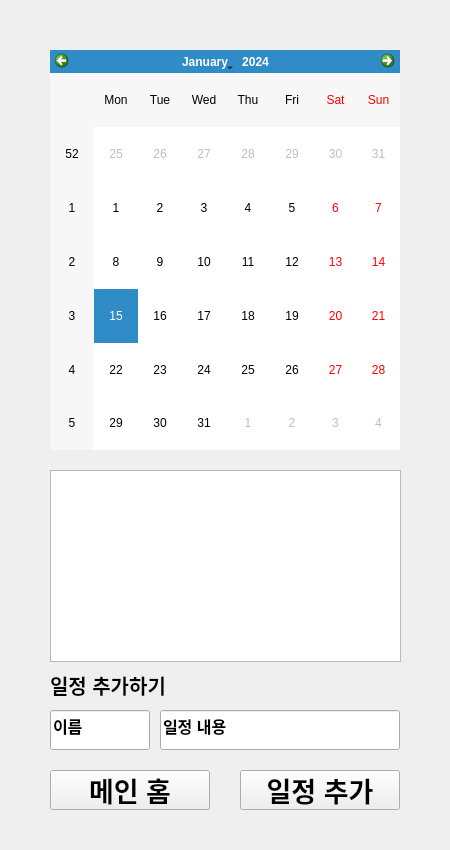
<?xml version="1.0" encoding="UTF-8"?>
<ui version="4.0">
 <class>studentP</class>
 <widget class="QWidget" name="studentP">
  <property name="geometry">
   <rect>
    <x>0</x>
    <y>0</y>
    <width>450</width>
    <height>850</height>
   </rect>
  </property>
  <property name="windowTitle">
   <string>Form</string>
  </property>
  <widget class="QStackedWidget" name="studentStack">
   <property name="geometry">
    <rect>
     <x>0</x>
     <y>0</y>
     <width>450</width>
     <height>850</height>
    </rect>
   </property>
   <property name="font">
    <font>
     <pointsize>16</pointsize>
     <weight>75</weight>
     <bold>true</bold>
    </font>
   </property>
   <property name="currentIndex">
    <number>3</number>
   </property>
   <widget class="QWidget" name="studentMain">
    <widget class="QPushButton" name="moveAtten">
     <property name="geometry">
      <rect>
       <x>170</x>
       <y>660</y>
       <width>100</width>
       <height>50</height>
      </rect>
     </property>
     <property name="font">
      <font>
       <pointsize>15</pointsize>
       <weight>75</weight>
       <bold>true</bold>
      </font>
     </property>
     <property name="text">
      <string>출결</string>
     </property>
    </widget>
    <widget class="QPushButton" name="logoutButton">
     <property name="geometry">
      <rect>
       <x>340</x>
       <y>10</y>
       <width>100</width>
       <height>50</height>
      </rect>
     </property>
     <property name="font">
      <font>
       <pointsize>15</pointsize>
       <weight>75</weight>
       <bold>true</bold>
      </font>
     </property>
     <property name="text">
      <string>로그아웃</string>
     </property>
    </widget>
    <widget class="QPushButton" name="moveMessage">
     <property name="geometry">
      <rect>
       <x>170</x>
       <y>150</y>
       <width>100</width>
       <height>50</height>
      </rect>
     </property>
     <property name="font">
      <font>
       <pointsize>15</pointsize>
       <weight>75</weight>
       <bold>true</bold>
      </font>
     </property>
     <property name="text">
      <string>메시지</string>
     </property>
    </widget>
    <widget class="QPushButton" name="moveCalendar">
     <property name="geometry">
      <rect>
       <x>170</x>
       <y>490</y>
       <width>100</width>
       <height>50</height>
      </rect>
     </property>
     <property name="font">
      <font>
       <pointsize>15</pointsize>
       <weight>75</weight>
       <bold>true</bold>
      </font>
     </property>
     <property name="text">
      <string>일정</string>
     </property>
    </widget>
    <widget class="QLabel" name="userName">
     <property name="geometry">
      <rect>
       <x>0</x>
       <y>30</y>
       <width>120</width>
       <height>30</height>
      </rect>
     </property>
     <property name="font">
      <font>
       <pointsize>16</pointsize>
       <weight>75</weight>
       <bold>true</bold>
      </font>
     </property>
     <property name="text">
      <string>학생 이름</string>
     </property>
     <property name="alignment">
      <set>Qt::AlignRight|Qt::AlignTrailing|Qt::AlignVCenter</set>
     </property>
    </widget>
    <widget class="QPushButton" name="moveChat">
     <property name="geometry">
      <rect>
       <x>170</x>
       <y>320</y>
       <width>100</width>
       <height>50</height>
      </rect>
     </property>
     <property name="font">
      <font>
       <pointsize>15</pointsize>
       <weight>75</weight>
       <bold>true</bold>
      </font>
     </property>
     <property name="text">
      <string>채팅</string>
     </property>
    </widget>
    <widget class="QLabel" name="label_2">
     <property name="geometry">
      <rect>
       <x>120</x>
       <y>30</y>
       <width>40</width>
       <height>30</height>
      </rect>
     </property>
     <property name="font">
      <font>
       <pointsize>16</pointsize>
       <weight>75</weight>
       <bold>true</bold>
      </font>
     </property>
     <property name="text">
      <string>님</string>
     </property>
    </widget>
    <widget class="QLabel" name="chatA">
     <property name="geometry">
      <rect>
       <x>270</x>
       <y>320</y>
       <width>50</width>
       <height>50</height>
      </rect>
     </property>
     <property name="font">
      <font>
       <pointsize>16</pointsize>
       <weight>75</weight>
       <bold>true</bold>
      </font>
     </property>
     <property name="text">
      <string>0</string>
     </property>
     <property name="alignment">
      <set>Qt::AlignCenter</set>
     </property>
    </widget>
   </widget>
   <widget class="QWidget" name="studentMessage">
    <widget class="QPushButton" name="sendMessage">
     <property name="geometry">
      <rect>
       <x>300</x>
       <y>590</y>
       <width>120</width>
       <height>60</height>
      </rect>
     </property>
     <property name="font">
      <font>
       <pointsize>12</pointsize>
       <weight>75</weight>
       <bold>true</bold>
      </font>
     </property>
     <property name="text">
      <string>메시지 보내기</string>
     </property>
    </widget>
    <widget class="QPushButton" name="mainHome_2">
     <property name="geometry">
      <rect>
       <x>300</x>
       <y>700</y>
       <width>120</width>
       <height>60</height>
      </rect>
     </property>
     <property name="font">
      <font>
       <pointsize>12</pointsize>
       <weight>75</weight>
       <bold>true</bold>
      </font>
     </property>
     <property name="text">
      <string>메인 홈</string>
     </property>
    </widget>
    <widget class="QComboBox" name="teacherSet">
     <property name="geometry">
      <rect>
       <x>30</x>
       <y>220</y>
       <width>100</width>
       <height>40</height>
      </rect>
     </property>
     <property name="font">
      <font>
       <pointsize>16</pointsize>
       <weight>75</weight>
       <bold>true</bold>
      </font>
     </property>
     <item>
      <property name="text">
       <string>이상복</string>
      </property>
     </item>
     <item>
      <property name="text">
       <string>류홍걸</string>
      </property>
     </item>
     <item>
      <property name="text">
       <string>조동현</string>
      </property>
     </item>
    </widget>
    <widget class="QLabel" name="studentName">
     <property name="geometry">
      <rect>
       <x>330</x>
       <y>220</y>
       <width>120</width>
       <height>40</height>
      </rect>
     </property>
     <property name="font">
      <font>
       <pointsize>16</pointsize>
       <weight>75</weight>
       <bold>true</bold>
      </font>
     </property>
     <property name="text">
      <string>학생 이름</string>
     </property>
    </widget>
    <widget class="QLabel" name="label_6">
     <property name="geometry">
      <rect>
       <x>210</x>
       <y>220</y>
       <width>120</width>
       <height>40</height>
      </rect>
     </property>
     <property name="font">
      <font>
       <pointsize>16</pointsize>
       <weight>75</weight>
       <bold>true</bold>
      </font>
     </property>
     <property name="text">
      <string>보내는 이 :</string>
     </property>
    </widget>
    <widget class="QTextEdit" name="message">
     <property name="geometry">
      <rect>
       <x>30</x>
       <y>290</y>
       <width>390</width>
       <height>260</height>
      </rect>
     </property>
     <property name="font">
      <font>
       <pointsize>12</pointsize>
      </font>
     </property>
    </widget>
    <widget class="QLabel" name="label_5">
     <property name="geometry">
      <rect>
       <x>100</x>
       <y>90</y>
       <width>260</width>
       <height>40</height>
      </rect>
     </property>
     <property name="font">
      <font>
       <pointsize>16</pointsize>
       <weight>75</weight>
       <bold>true</bold>
      </font>
     </property>
     <property name="text">
      <string>교수님에게 메시지 보내기</string>
     </property>
     <property name="alignment">
      <set>Qt::AlignCenter</set>
     </property>
    </widget>
    <widget class="QLabel" name="label_7">
     <property name="geometry">
      <rect>
       <x>130</x>
       <y>220</y>
       <width>80</width>
       <height>40</height>
      </rect>
     </property>
     <property name="font">
      <font>
       <pointsize>16</pointsize>
       <weight>75</weight>
       <bold>true</bold>
      </font>
     </property>
     <property name="text">
      <string>교수님,</string>
     </property>
    </widget>
   </widget>
   <widget class="QWidget" name="studentChat">
    <widget class="QTextBrowser" name="chatting">
     <property name="geometry">
      <rect>
       <x>10</x>
       <y>120</y>
       <width>431</width>
       <height>450</height>
      </rect>
     </property>
    </widget>
    <widget class="QPushButton" name="mainHome_4">
     <property name="geometry">
      <rect>
       <x>320</x>
       <y>760</y>
       <width>120</width>
       <height>40</height>
      </rect>
     </property>
     <property name="font">
      <font>
       <pointsize>16</pointsize>
       <weight>75</weight>
       <bold>true</bold>
      </font>
     </property>
     <property name="text">
      <string>메인 홈</string>
     </property>
    </widget>
    <widget class="QLineEdit" name="chatText">
     <property name="geometry">
      <rect>
       <x>10</x>
       <y>630</y>
       <width>431</width>
       <height>51</height>
      </rect>
     </property>
     <property name="font">
      <font>
       <pointsize>16</pointsize>
       <weight>75</weight>
       <bold>true</bold>
      </font>
     </property>
     <property name="text">
      <string/>
     </property>
    </widget>
    <widget class="QLabel" name="label_8">
     <property name="geometry">
      <rect>
       <x>10</x>
       <y>590</y>
       <width>120</width>
       <height>40</height>
      </rect>
     </property>
     <property name="font">
      <font>
       <pointsize>16</pointsize>
       <weight>75</weight>
       <bold>true</bold>
      </font>
     </property>
     <property name="text">
      <string>입력할 채팅</string>
     </property>
    </widget>
    <widget class="QPushButton" name="chat">
     <property name="geometry">
      <rect>
       <x>280</x>
       <y>700</y>
       <width>160</width>
       <height>40</height>
      </rect>
     </property>
     <property name="font">
      <font>
       <pointsize>16</pointsize>
       <weight>75</weight>
       <bold>true</bold>
      </font>
     </property>
     <property name="text">
      <string>채팅 보내기</string>
     </property>
    </widget>
    <widget class="QLabel" name="label_9">
     <property name="geometry">
      <rect>
       <x>110</x>
       <y>60</y>
       <width>80</width>
       <height>40</height>
      </rect>
     </property>
     <property name="font">
      <font>
       <pointsize>16</pointsize>
       <weight>75</weight>
       <bold>true</bold>
      </font>
     </property>
     <property name="text">
      <string>교수님</string>
     </property>
    </widget>
    <widget class="QComboBox" name="teacherSet_2">
     <property name="geometry">
      <rect>
       <x>10</x>
       <y>60</y>
       <width>100</width>
       <height>40</height>
      </rect>
     </property>
     <property name="font">
      <font>
       <pointsize>16</pointsize>
       <weight>75</weight>
       <bold>true</bold>
      </font>
     </property>
     <item>
      <property name="text">
       <string>이상복</string>
      </property>
     </item>
     <item>
      <property name="text">
       <string>류홍걸</string>
      </property>
     </item>
     <item>
      <property name="text">
       <string>조동현</string>
      </property>
     </item>
    </widget>
    <widget class="QPushButton" name="chatLog">
     <property name="geometry">
      <rect>
       <x>10</x>
       <y>700</y>
       <width>160</width>
       <height>40</height>
      </rect>
     </property>
     <property name="font">
      <font>
       <pointsize>16</pointsize>
       <weight>75</weight>
       <bold>true</bold>
      </font>
     </property>
     <property name="text">
      <string>채팅 로그 보기</string>
     </property>
    </widget>
   </widget>
   <widget class="QWidget" name="studentCalendar">
    <widget class="QCalendarWidget" name="sCalendar">
     <property name="geometry">
      <rect>
       <x>50</x>
       <y>50</y>
       <width>350</width>
       <height>400</height>
      </rect>
     </property>
     <property name="font">
      <font>
       <pointsize>9</pointsize>
       <weight>50</weight>
       <bold>false</bold>
      </font>
     </property>
    </widget>
    <widget class="QPushButton" name="studentAddTask">
     <property name="geometry">
      <rect>
       <x>240</x>
       <y>770</y>
       <width>160</width>
       <height>40</height>
      </rect>
     </property>
     <property name="font">
      <font>
       <pointsize>20</pointsize>
       <weight>75</weight>
       <bold>true</bold>
      </font>
     </property>
     <property name="text">
      <string>일정 추가</string>
     </property>
    </widget>
    <widget class="QLineEdit" name="taskName">
     <property name="geometry">
      <rect>
       <x>50</x>
       <y>710</y>
       <width>100</width>
       <height>40</height>
      </rect>
     </property>
     <property name="font">
      <font>
       <pointsize>12</pointsize>
      </font>
     </property>
     <property name="text">
      <string>이름</string>
     </property>
    </widget>
    <widget class="QPushButton" name="mainHome">
     <property name="geometry">
      <rect>
       <x>50</x>
       <y>770</y>
       <width>160</width>
       <height>40</height>
      </rect>
     </property>
     <property name="font">
      <font>
       <pointsize>20</pointsize>
       <weight>75</weight>
       <bold>true</bold>
      </font>
     </property>
     <property name="text">
      <string>메인 홈</string>
     </property>
    </widget>
    <widget class="QTextBrowser" name="sTasks">
     <property name="geometry">
      <rect>
       <x>50</x>
       <y>470</y>
       <width>351</width>
       <height>192</height>
      </rect>
     </property>
     <property name="font">
      <font>
       <pointsize>15</pointsize>
       <weight>75</weight>
       <bold>true</bold>
      </font>
     </property>
    </widget>
    <widget class="QLineEdit" name="task">
     <property name="geometry">
      <rect>
       <x>160</x>
       <y>710</y>
       <width>240</width>
       <height>40</height>
      </rect>
     </property>
     <property name="font">
      <font>
       <pointsize>12</pointsize>
      </font>
     </property>
     <property name="text">
      <string>일정 내용</string>
     </property>
    </widget>
    <widget class="QLabel" name="label">
     <property name="geometry">
      <rect>
       <x>50</x>
       <y>670</y>
       <width>150</width>
       <height>30</height>
      </rect>
     </property>
     <property name="font">
      <font>
       <pointsize>15</pointsize>
       <weight>75</weight>
       <bold>true</bold>
      </font>
     </property>
     <property name="text">
      <string>일정 추가하기</string>
     </property>
    </widget>
   </widget>
   <widget class="QWidget" name="studentAtten">
    <widget class="QPushButton" name="attenButton">
     <property name="geometry">
      <rect>
       <x>150</x>
       <y>440</y>
       <width>160</width>
       <height>40</height>
      </rect>
     </property>
     <property name="font">
      <font>
       <pointsize>16</pointsize>
       <weight>75</weight>
       <bold>true</bold>
      </font>
     </property>
     <property name="text">
      <string>입실</string>
     </property>
    </widget>
    <widget class="QPushButton" name="outingButton">
     <property name="geometry">
      <rect>
       <x>150</x>
       <y>530</y>
       <width>160</width>
       <height>40</height>
      </rect>
     </property>
     <property name="font">
      <font>
       <pointsize>16</pointsize>
       <weight>75</weight>
       <bold>true</bold>
      </font>
     </property>
     <property name="text">
      <string>외출</string>
     </property>
    </widget>
    <widget class="QLabel" name="label_3">
     <property name="geometry">
      <rect>
       <x>70</x>
       <y>230</y>
       <width>120</width>
       <height>40</height>
      </rect>
     </property>
     <property name="font">
      <font>
       <pointsize>16</pointsize>
       <weight>75</weight>
       <bold>true</bold>
      </font>
     </property>
     <property name="text">
      <string>입실 시간</string>
     </property>
     <property name="alignment">
      <set>Qt::AlignCenter</set>
     </property>
    </widget>
    <widget class="QLabel" name="label_4">
     <property name="geometry">
      <rect>
       <x>70</x>
       <y>330</y>
       <width>120</width>
       <height>40</height>
      </rect>
     </property>
     <property name="font">
      <font>
       <pointsize>16</pointsize>
       <weight>75</weight>
       <bold>true</bold>
      </font>
     </property>
     <property name="text">
      <string>퇴실 시간</string>
     </property>
     <property name="alignment">
      <set>Qt::AlignCenter</set>
     </property>
    </widget>
    <widget class="QLabel" name="userName_2">
     <property name="geometry">
      <rect>
       <x>70</x>
       <y>140</y>
       <width>120</width>
       <height>40</height>
      </rect>
     </property>
     <property name="font">
      <font>
       <pointsize>16</pointsize>
       <weight>75</weight>
       <bold>true</bold>
      </font>
     </property>
     <property name="text">
      <string>학생 이름</string>
     </property>
     <property name="alignment">
      <set>Qt::AlignRight|Qt::AlignTrailing|Qt::AlignVCenter</set>
     </property>
    </widget>
    <widget class="QLabel" name="todayDate">
     <property name="geometry">
      <rect>
       <x>200</x>
       <y>140</y>
       <width>200</width>
       <height>40</height>
      </rect>
     </property>
     <property name="font">
      <font>
       <pointsize>16</pointsize>
       <weight>75</weight>
       <bold>true</bold>
      </font>
     </property>
     <property name="text">
      <string>오늘 날짜</string>
     </property>
     <property name="alignment">
      <set>Qt::AlignCenter</set>
     </property>
    </widget>
    <widget class="QLabel" name="attenTime">
     <property name="geometry">
      <rect>
       <x>240</x>
       <y>230</y>
       <width>120</width>
       <height>40</height>
      </rect>
     </property>
     <property name="font">
      <font>
       <pointsize>16</pointsize>
       <weight>75</weight>
       <bold>true</bold>
      </font>
     </property>
     <property name="text">
      <string>__ : __</string>
     </property>
    </widget>
    <widget class="QLabel" name="backTime">
     <property name="geometry">
      <rect>
       <x>240</x>
       <y>330</y>
       <width>120</width>
       <height>40</height>
      </rect>
     </property>
     <property name="font">
      <font>
       <pointsize>16</pointsize>
       <weight>75</weight>
       <bold>true</bold>
      </font>
     </property>
     <property name="text">
      <string>__ : __</string>
     </property>
    </widget>
    <widget class="QPushButton" name="mainHome_3">
     <property name="geometry">
      <rect>
       <x>150</x>
       <y>620</y>
       <width>160</width>
       <height>40</height>
      </rect>
     </property>
     <property name="font">
      <font>
       <pointsize>16</pointsize>
       <weight>75</weight>
       <bold>true</bold>
      </font>
     </property>
     <property name="text">
      <string>메인 홈</string>
     </property>
    </widget>
   </widget>
  </widget>
 </widget>
 <resources/>
 <connections/>
</ui>
